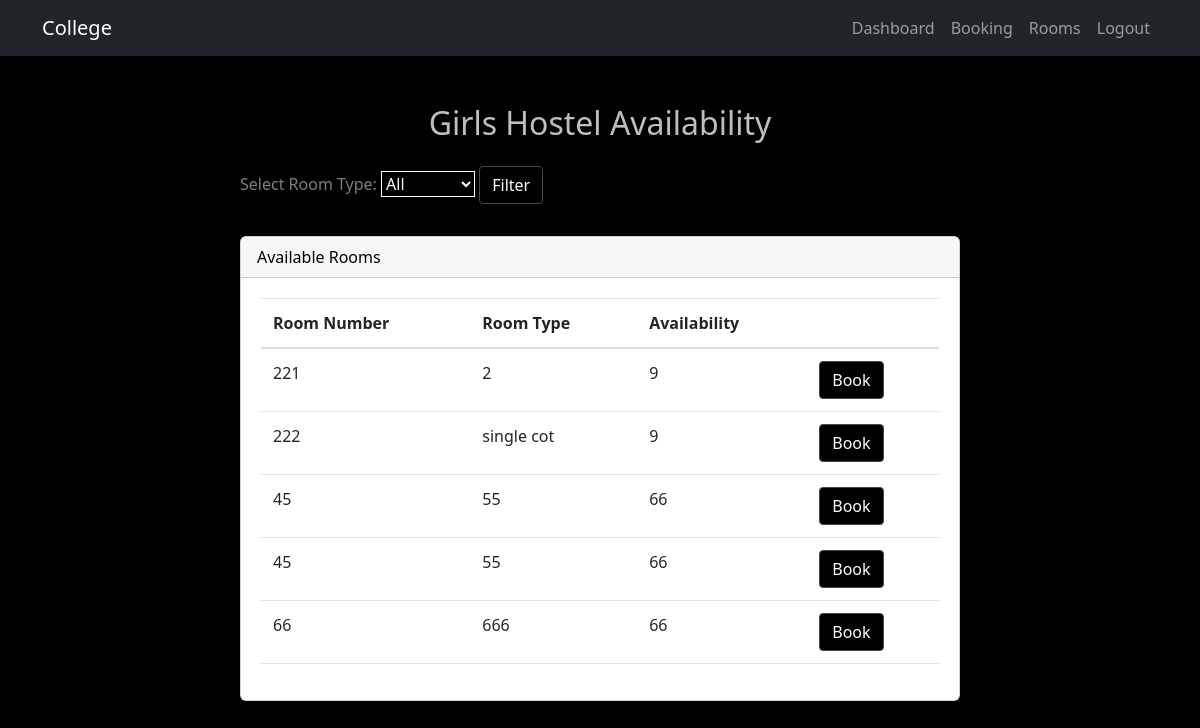
Screenshot of /availability/girls/ (signed in) with the database file from the repository.
### SelectionApp/models.py (models this page shows, shortened)
class Room(models.Model):
    hostel = models.ForeignKey(Hostel, on_delete=models.CASCADE)
    room_number = models.CharField(max_length=10)
    room_type = models.CharField(max_length=10, blank=True)
    availability = models.PositiveIntegerField(default=0)

### SelectionApp/views.py (the view)
# urls.py: path('availability/<str:hostel>/', views.availability, name='availability'),
@login_required(login_url='login')
def availability(request, hostel):
    if hostel == 'boys':
        return availability_boys(request)
    elif hostel == 'girls':
        return availability_girls(request)
    else:
        return redirect('home')

### SelectionApp/views.py (called while the page is built)
@login_required(login_url='login')
def availability_girls(request):
    girls_hostel = Hostel.objects.get(name='girls')
    girls_rooms = Room.objects.filter(hostel=girls_hostel, availability__gt=0)
    room_types = Room.objects.filter(hostel=girls_hostel, availability__gt=0).values_list('room_type', flat=True).distinct()
    if request.method == 'GET':
        room_type_filter = request.GET.get('room_type')
        if room_type_filter:
            girls_rooms = girls_rooms.filter(room_type=room_type_filter)
    return render(request, 'availability_girls.html', {'rooms': girls_rooms, 'room_types': room_types})

### templates/availability_girls.html (shortened to what this page needs)
{% extends 'base2.html' %}
{% block content %}
<!DOCTYPE html>
<html lang="en">
<head>
</head>
<body>
    <div class="row justify-content-center">
        <div class="col-md-8">
            <h2 class="text-center my-4">Girls Hostel Availability</h2>
            <form method="GET" action="{% url 'availability' hostel='girls' %}">
                <label for="room_type"><p style="color: #787f85;">Select Room Type:</p></label>
                <select name="room_type" id="room_type">
                    <option value="">All</option>
                </select>
                <button type="submit" class="btn btn-primary">Filter</button>
            </form>
            <div class="card mt-4">
                <div class="card-header">
                    Available Rooms
                </div>
                <div class="card-body">
                    <table class="table">
                        <thead>
                            <tr>
                                <th scope="col">Room Number</th>
                                <th scope="col">Room Type</th>
                                <th scope="col">Availability</th>
                                <th scope="col"></th>
                            </tr>
                        </thead>
                        <tbody>
                            {% for room in rooms %}
                                <tr>
                                    <td>{{ room.room_number }}</td>
                                    <td>{{ room.room_type }}</td>
                                    <td>{{ room.availability }}</td>
                                    <td>
                                        <a href="{% url 'room_form' room_id=room.id %}" class="btn btn-primary">Book</a>
                                    </td>
                                </tr>
                            {% endfor %}
                        </tbody>
                    </table>
                </div>
            </div>
        </div>
    </div>
</body>
</html>
{% endblock %}

### templates/availability_girls.html (style rules this page uses)
body { background-color: rgb(0, 0, 0); }
.row { margin: 20px 0; }
.text-center { text-align: center; color: #bfbfbf; }
.my-4 { margin-top: 4rem; margin-bottom: 4rem; }
.btn { display: inline-block; font-weight: 400; text-align: center; white-space: nowrap; vertical-align: middle; user-select: none; border: 1px solid transparent; padding: 0.375rem 0.75rem; font-size: 1rem; line-height: 1.5; border-radius: 0.25rem; transition: color 0.15s ease-in-out, background-color 0.15s ease-in-out, border-color 0.15s ease-in-out, box-shadow 0.15s ease-in-out; }
.btn-primary { color: #fff; background-color: #000000; border-color: #454a4f; }
.card { margin-top: 20px; }
.card-header { background-color: #f7f7f7; color: #000000; text-align: left; }
.card-body { padding: 20px; }
.table { width: 100%; margin-bottom: 1rem; color: #212529; }
.table th, .table td { padding: 0.75rem; vertical-align: top; border-top: 1px solid #dee2e6; }
.table thead th { vertical-align: bottom; border-bottom: 2px solid #dee2e6; }
#room_type { color: #ffffff; background-color: #000000; border: 1px solid #ffffff; }
#room_type option { color: #000000; background-color: #ffffff; }
#room_type option:checked { outline: none; background-color: #6c757d; color: #ffffff; }

### rows the page displays
Room: room_number "221", room_type "2", availability "9"
Room: room_number "222", room_type "single cot", availability "9"
Room: room_number "45", room_type "55", availability "66"
Room: room_number "45", room_type "55", availability "66"
Room: room_number "66", room_type "666", availability "66"
